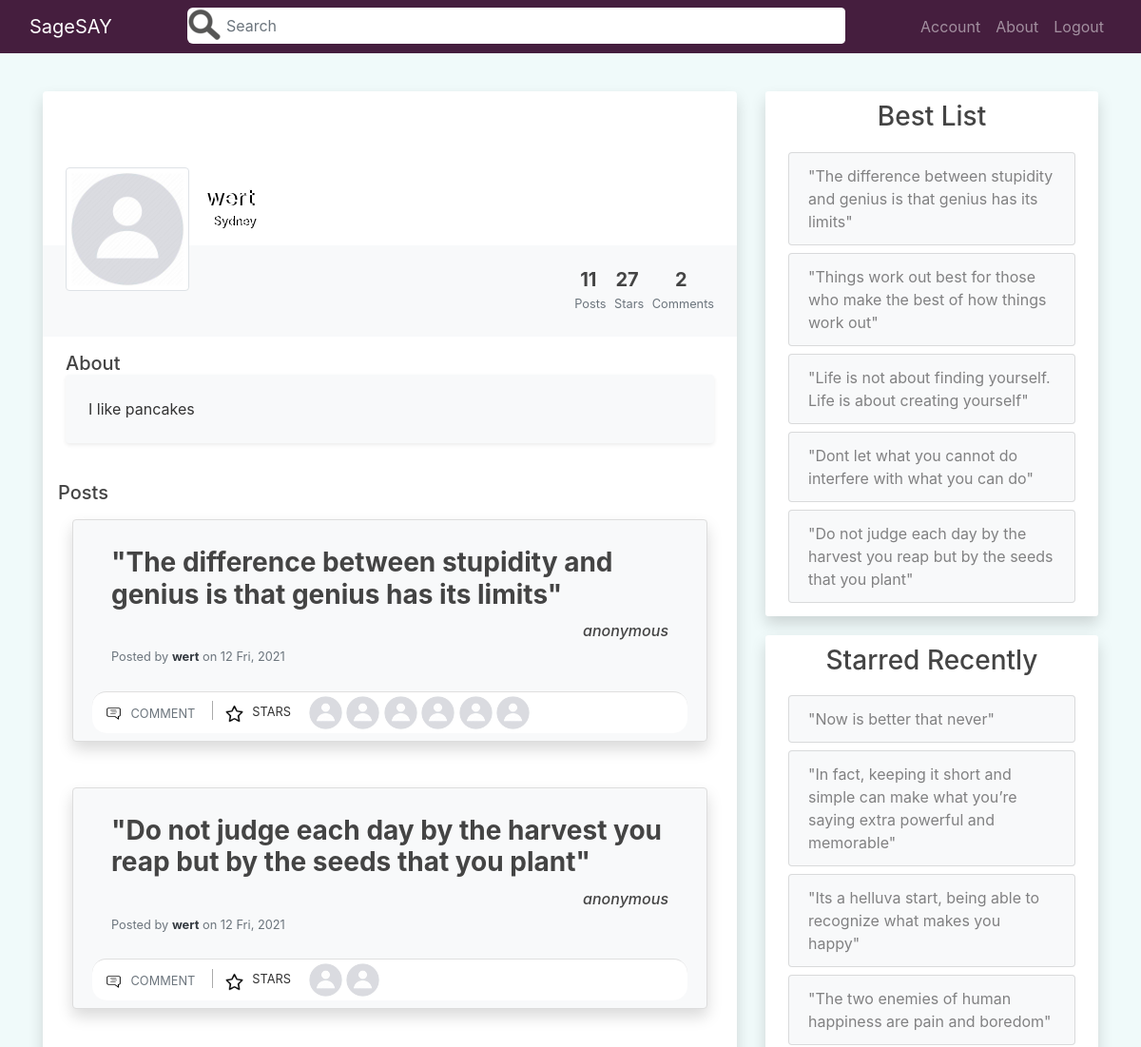
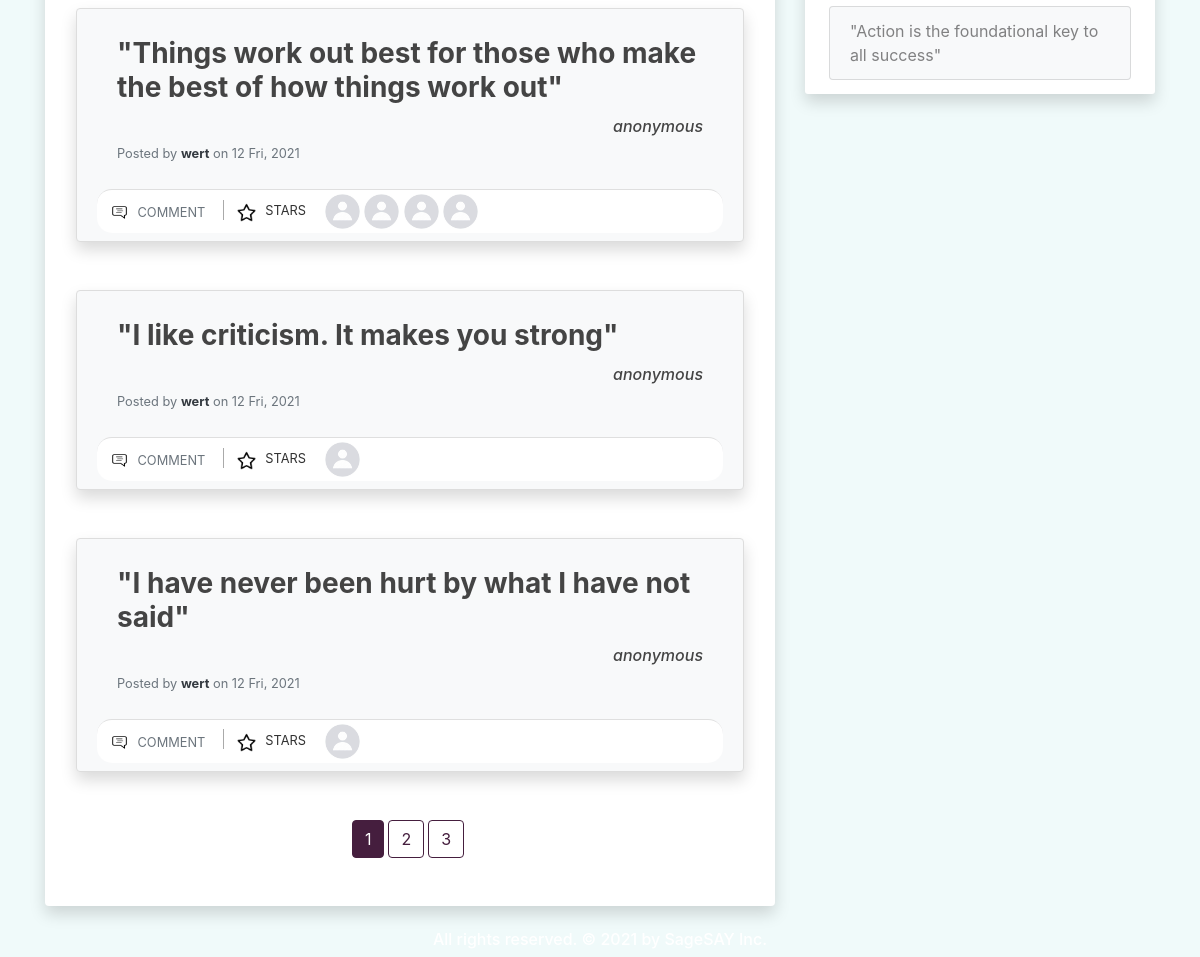
Screenshot of /user/wert (signed in) with the database file from the repository (2 pictures, top to bottom).
### quotes_app/models.py (models this page shows, shortened)
class User(db.Model, UserMixin):
    id = db.Column(db.Integer, primary_key=True)
    username = db.Column(db.String(20), unique=True, nullable=False)
    email = db.Column(db.String(120), unique=True, nullable=False)
    image_file = db.Column(db.String(20), nullable=False, default='default.jpg')
    password = db.Column(db.String(60), nullable=False)
    posts = db.relationship('Post', backref='posted_by', lazy=True)
    comments = db.relationship('Comment', backref='comment_author', lazy=True)
    likes = db.relationship('Like', backref='like_author', lazy=True)
    more_info = db.relationship('MoreInfoUser', backref='info_author', lazy=True)
    like_comments = db.relationship('LikeComment', backref='like_comment_author', lazy=True)

class MoreInfoUser(db.Model):
    id = db.Column(db.Integer, primary_key=True)
    last_update = db.Column(db.DateTime, nullable=False, default=dt.utcnow)
    background_pic = db.Column(db.String(20), nullable=False, default='profile_bg.jpg')
    full_name = db.Column(db.String(120), nullable=False, default='Adam Smith')
    city = db.Column(db.String(90), nullable=False, default='Sydney')
    about = db.Column(db.Text, nullable=False, default='I love to meet new people<br>Lives in Sydney<br>Aircraft Pilot')
    user_id = db.Column(db.Integer, db.ForeignKey('user.id'), nullable=False)

class Post(db.Model):
    id = db.Column(db.Integer, primary_key=True)
    author = db.Column(db.String(100), nullable=False, default='Anonymous')
    content = db.Column(db.Text, nullable=False)
    date_posted = db.Column(db.DateTime, nullable=False, default=dt.utcnow)
    user_id = db.Column(db.Integer, db.ForeignKey('user.id'), nullable=False)
    comments = db.relationship('Comment', backref='comment_post', lazy=True)
    likes = db.relationship('Like', backref='like_post', lazy=True)

### quotes_app/users/routes.py (the view)
@users.route("/user/<string:username>", methods=['GET', 'POST'])
@login_required
def user_profile(username):
    schform = SearchForm()
    page = request.args.get('page', 1, type=int)
    if schform.schsubmit.data and schform.validate_on_submit():
        if schform.query.data != '':
            return redirect(url_for('main.home', sch=schform.query.data))
        else:
            return redirect(url_for('users.user_profile', username=username, page=page))
    post_id = request.args.get('star', type=int)
    user = User.query.filter_by(username=username).first_or_404()
    if post_id:
        update_like_table(current_user, post_id)
        return redirect(url_for('users.user_profile', username=username, page=page))
    about_user = MoreInfoUser.query.filter_by(info_author=user).first()
    posts, num_posts, num_likes, num_comments = get_posts_num_plc(user)
    posts = posts.paginate(page=page, per_page=PER_PAGE)
    posts_data = prepare_posts_display(posts.items, 10)
    best_posts = get_best_posts_user(user, BEST_TREND)
    recent_stars = get_recent_stars_user(user, BEST_TREND)
    background_image = url_for('static',
        filename='background_pics/' + about_user.background_pic)
    return render_template('users/user_profile.html', title=username, posts=posts,
        posts_data=posts_data, schform=schform, user=user, about_user=about_user,
        background_image=background_image, num_posts=num_posts,
        num_likes=num_likes, num_comments=num_comments, best_posts=best_posts,
        recent_stars=recent_stars)

### quotes_app/main/forms.py
class SearchForm(FlaskForm):
    query = StringField('Search')
    schsubmit = SubmitField('Go')

### quotes_app/main/utils.py (called while the page is built)
def prepare_posts_display(posts, size):
    posts_data = []
    for post in posts:
        post_info = []
        likes = Like.query.filter_by(like_post=post).limit(size).all()
        for like in likes:
            post_info.append(User.query.get(like.user_id))
        post_info.append(post)
        starred = None
        if current_user.is_authenticated:
            starred = Like.query.filter_by(like_post=post, like_author=current_user).first()
        if starred:
            post_info.append(True)
        else:
            post_info.append(False)
        posts_data.append(post_info)
    return posts_data

### quotes_app/models.py (called while the page is built)
@login_manager.user_loader
def user_loader(user_id):
    return User.query.get(int(user_id))

### quotes_app/users/utils.py (called while the page is built)
def get_best_posts_user(user, size):
    sub_query = Like.query.with_entities(Like.post_id,
        func.count(Like.user_id).label('sum_likes')).group_by(Like.post_id).subquery()
    posts = Post.query.filter_by(posted_by=user).with_entities(Post)\
        .join(sub_query, Post.id==sub_query.c.post_id, isouter=True)\
        .order_by(sub_query.c.sum_likes.desc(), Post.date_posted.desc()).limit(size).all()
    return posts

def get_recent_stars_user(user, size):
    sub_query = Like.query.filter_by(like_author=user)\
        .order_by(Like.date_like.desc()).limit(size).subquery()
    posts = Post.query.with_entities(Post).join(sub_query, Post.id==sub_query.c.post_id).all()
    return posts

def get_posts_num_plc(user):
    posts = Post.query.filter_by(posted_by=user)\
    .order_by(Post.date_posted.desc())
    num_posts = posts.all()
    num_posts = len(num_posts)
    num_likes = len(Like.query.filter_by(like_author=user).all())
    num_comments = len(Comment.query.filter_by(comment_author=user).all())
    return posts, num_posts, num_likes, num_comments

### quotes_app/templates/users/user_profile.html (shortened to what this page needs)
{% extends "main/layout.html" %}
{% block content %}
<div class="col-md-8">
    <div class="mx-auto">
        <div class="bg-white mb-4 shadow rounded overflow-hidden">
            <div class="px-4 pt-0 pb-4 cover" style="background-image: url('{{ background_image }}')">
                <div class="media align-items-end profile-head">
                    <div class="profile mr-3">
                        <img src="{{ url_for('static', filename='profile_pics/' + user.image_file) }}" alt="..." width="130" class="rounded mb-2 img-thumbnail img-profile">
                        </div>
                    <div class="media-body mb-5">
                        <h4 class="mt-0 mb-0 text-white name-city-shadow">{{ about_user.full_name }}</h4>
                        <p class="small mb-4 text-white name-city-shadow"> {{ about_user.city }}</p>
                    </div>
                </div>
            </div>
            <div class="bg-light p-4 d-flex justify-content-end text-center">
                <ul class="list-inline mb-0">
                    <li class="list-inline-item">
                        <h5 class="font-weight-bold mb-0 d-block">{{ num_posts }}</h5><small class="text-muted"> Posts</small>
                    </li>
                    <li class="list-inline-item">
                        <h5 class="font-weight-bold mb-0 d-block">{{ num_likes }}</h5><small class="text-muted"> Stars</small>
                    </li>
                    <li class="list-inline-item">
                        <h5 class="font-weight-bold mb-0 d-block">{{ num_comments }}</h5><small class="text-muted"> Comments</small>
                    </li>
                </ul>
            </div>
            <div class="px-4 py-3">
                <h5 class="mb-0">About</h5>
                <div class="p-4 rounded shadow-sm bg-light">
                    {{ about_user.about | safe }}
                </div>
            </div>
            <div class="py-4 px-3">
                <div class="d-flex align-items-center justify-content-between mb-3">
                    <h5 class="mb-0">Posts</h5>
                </div>
                <div class="container">
                    {% for post in posts_data %}
                        <div class="card rounded shadow bg-light py-2 mb-5">
                            <div class="card-body">
                                <div class="row">
                                    <div class="col-12 link-post-content">
                                        <a href="{{ url_for('posts.post', post_id=post[-2].id) }}"><h3 class="card-title "><b>"{{ post[-2].content | safe }}"</b></h3></a>
                                    </div>
                                    <div class="col-12 d-flex justify-content-end text-center">
                                        <h6><i>{{ post[-2].author }}</i></h6>
                                    </div>
                                    <div class="col mt-2">
                                        <h6 class="card-subtitle mb-2 text-muted">
                                            <p class="card-text text-muted small"> Posted by <a href="{{ url_for('users.user_profile', username=post[-2].posted_by.username) }}" class="font-weight-bold text-dark"> {{ post[-2].posted_by.username }}</a> on {{ post[-2].date_posted.strftime('%-d %a, %Y') }}</p>
                                        </h6>
                                    </div>
                                </div>
                            </div>
                            <div class="card-footer bg-white p-1">
                                <div class="row">
                                    <div class="col-md-auto pr-1">
                                        <a href="{{ url_for('posts.post', post_id=post[-2].id) }}" class="btn btn-outlined btn-black text-muted bg-transparent p-1 ml-1 mr-2" data-wow-delay="0.7s">
                                            <img src="{{ url_for('static', filename='icons_photos/comment.png') }}" class="mr-1 " width="19" height="19">
                                            <small>COMMENT</small>
                                        </a>
                                        <a href="{{ url_for('users.user_profile', username=user.username, page=posts.page, star=post[-2].id) }}" class="btn btn-outlined btn-black text-muted bg-transparent p-1 ml-2 mr-0" data-wow-delay="0.7s">
                                            {% if post[-1] == True %}
                                                <img src="{{ url_for('static', filename='icons_photos/christmas-star.png') }}" width="19" height="19">
                                            {% else %}
                                                <img src="{{ url_for('static', filename='icons_photos/star.png') }}" width="19" height="19">
                                            {% endif %}
                                        </a>
                                        <small>STARS</small>
                                    </div>
                                    <div class="col-md-auto">
                                        <ul class="list-inline mb-0">
                                            {% for user in post[:-2] %}
                                            <li class="list-inline-item">
                                                <a href="{{ url_for('users.user_profile', username=user.username) }}">
                                                    <img src="{{ url_for('static', filename='profile_pics/' + user.image_file) }}" alt="DP" class=" rounded-circle" width="35" height="35">
                                                </a>
                                            </li>
                                            {% endfor %}
                                        </ul>
                                    </div>
                                </div>
                            </div>
                        </div>
                    {% endfor %}
                    <div class="container d-flex justify-content-center">
                        {% for page_num in posts.iter_pages(left_edge=1, right_edge=1, left_current=2, right_current=3) %}
                            {% if page_num %}
                                {% if posts.page == page_num %}
                                <a class="mb-4 mr-1 btn btn-violet" href="{{ url_for('users.user_profile', username=user.username, page=page_num) }}">{{ page_num }}</a>
                                {% else %}
                                    <a class="mb-4 mr-1 btn btn-outline-violet" href="{{ url_for('users.user_profile', username=user.username, page=page_num) }}">{{ page_num }}</a>
                                {% endif %}
                            {% else %}
                                ...
                            {% endif %}
                        {% endfor %}
                    </div>
                </div>
            </div>
        </div>
    </div>
</div>
<div class="col-md-4">
    <div class="content-section shadow">
        <div class="mb-3 text-center">
            <h3>Best List</h3>
        </div>
        <ul class="list-group">
            {% if not best_posts %}
                {% if current_user == user %}
                    <a href="{{ url_for('posts.new_post') }}"><li class="list-group-item list-group-item-light">No Adages. Add one.</li></a>
                {% else %}
                    <li class="list-group-item list-group-item-light">No Adages to show.</li>
                {% endif %}
            {% else %}
                {% for post in best_posts %}
                    <a href="{{ url_for('posts.post', post_id=post.id) }}" class="p-1"><li class="list-group-item list-group-item-light">"{{ post.content | safe }}"</li></a>
                {% endfor %}
            {% endif %}
        </ul>
    </div>
    <div class="content-section shadow">
        <div class="mb-3 text-center">
            <h3>Starred Recently</h3>
        </div>
        <ul class="list-group">
            {% if not recent_stars %}
                {% if current_user == user %}
                    <a href="{{ url_for('main.home') }}"><li class="list-group-item list-group-item-light">No Adages. Give one a star.</li></a>
                {% else %}
                    <li class="list-group-item list-group-item-light">No Adages to show.</li>
                {% endif %}
            {% else %}
                {% for post in recent_stars %}
                <a href="{{ url_for('posts.post', post_id=post.id) }}" class="p-1"><li class="list-group-item list-group-item-light">"{{ post.content | safe }}"</li></a>
                {% endfor %}
            {% endif %}
        </ul>
    </div>
</div>
{% endblock content %}

### quotes_app/static/css/main.css (style rules this page uses)
html { height: 100%; }
body { height: 100%; display: flex; flex-direction: column; background: #f0fafa; color: #333333; margin-top: 6rem; background-repeat: no-repeat; background-attachment: fixed; background-size: cover; }
h1, h2, h3, h4, h5, h6 { color: #444444; }
a, a:active, a:focus, button, button:active, button:focus { outline: none; }
.name-city-shadow { text-shadow: 2px 0 0 black; }
.btn-outline-violet { color: #451e3e; border-color: #451e3e !important; }
.btn-violet { color: white; border-color: #451e3e !important; background-color: #451e3e; }
.list-group a { text-decoration: none; }
.list-group-item-light { background-color: #f8f9fa; }
.link-post-content a { color: #444444; text-decoration: none; }
.content-section { background: #ffffff; padding: 10px 20px; border-radius: 3px; margin-bottom: 20px; }
.card-footer:last-child { border-radius: 15px; }
.card { background: #451e3e; padding: 10px 20px; border: 1px solid #dddddd; border-radius: 8px; margin-bottom: 20px; }
.btn { border-color: white; -webkit-box-shadow: none; box-shadow: none; }
.form-control { border-color: white; -webkit-box-shadow: none; box-shadow: none; }
.profile-head { transform: translateY(5rem) }
.cover { background-size: cover; background-repeat: no-repeat; }
.img-profile { cursor: pointer; overflow: visible }
.list-inline-item:not(:last-child) { margin-right: 0px; }

### rows the page displays
User: image_file (placeholder picture)
MoreInfoUser: full_name "wert", city "Sydney", about "I like pancakes"
User: content "The difference between stupidity and genius is that genius has its limits", author "anonymous", username "wert", date_posted "12 Fri, 2021", image_file (placeholder picture), content "Things work out best for those who make the best of how things work out", content "I like criticism. It makes you strong", content "I have never been hurt by what I have not said"
User: image_file (placeholder picture)
User: image_file (placeholder picture)
User: image_file (placeholder picture)
User: image_file (placeholder picture)
User: content "Do not judge each day by the harvest you reap but by the seeds that you plant", author "anonymous", username "wert", date_posted "12 Fri, 2021", image_file (placeholder picture)
Post: content "The difference between stupidity and genius is that genius has its limits"
Post: content "Things work out best for those who make the best of how things work out"
Post: content "Life is not about finding yourself. Life is about creating yourself"
Post: content "Dont let what you cannot do interfere with what you can do"
Post: content "Do not judge each day by the harvest you reap but by the seeds that you plant"
Post: content "Now is better that never"
Post: content "In fact, keeping it short and simple can make what you’re saying extra powerful and memorable"
Post: content "Its a helluva start, being able to recognize what makes you happy"
Post: content "The two enemies of human happiness are pain and boredom"
Post: content "Action is the foundational key to all success"

### other values shown
{{ num_posts }} "11"
{{ num_likes }} "27"
{{ num_comments }} "2"
{{ page_num }} "1"
{{ page_num }} "2" "3"
